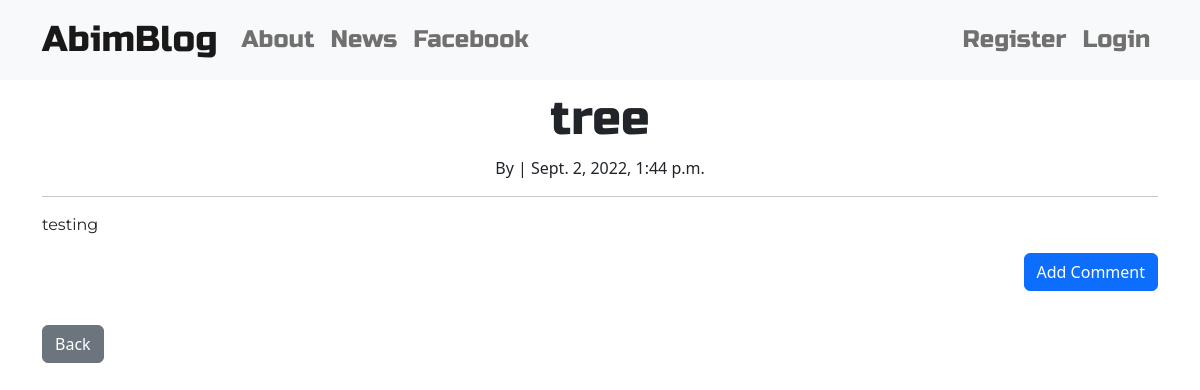
Page /post/23/ on the committed database.
### blog/models.py (models this page shows, shortened)
class Post(models.Model):
    title = models.CharField(max_length=200)
    title_tag = models.CharField(max_length=200)
    author = models.ForeignKey(User, on_delete=models.CASCADE)
    body = models.TextField()
    category = models.CharField(max_length=200, default='Uncategorized')
    created = models.DateTimeField(auto_now_add=True)
    pub_date = models.DateTimeField(null=True, blank=True)
    updated = models.DateTimeField(auto_now=True)

### blog/views.py (the view)
# urls.py: path('post/<str:pk>/', views.PostDetailView.as_view(), name='post-detail'),
class PostDetailView(DetailView):
    model = Post
    template_name = 'blog/post_detail.html'

### blog/templates/blog/post_detail.html (shortened to what this page needs)
{% extends 'base.html' %}
{% block content %}
<div class="loader">
    <h1 class="posttitle">{{post.title}}</h1>
    <div class="date postdate">
        <span>By {{post.author.last_name}} {{post.author.first_name}} | {{post.created}}</span>
    </div>
    <hr>
    <p class="postcontent">{{post.body|safe}}</p>
    <a class="btn btn-primary btn-comment" href="#">Add Comment</a>
</div>
<br><br><br>
<a class="content btn btn-secondary" href="{% url 'home' %}">Back</a>
{% endblock %}

### blog/static/blog/css/style.css (style rules this page uses)
.postdate { text-align: center; }
.posttitle { font-family: 'Russo One', sans-serif; font-size: 3em; text-align: center; }
.postcontent { font-family: 'Montserrat'; font-size: 1em; }
.btn-comment { position: absolute; right: 0px; }
.loader { filter:hue-rotate(0deg); color:linear-gradient(45deg,#0f8,#08f); animation:hue 10000ms infinite linear; }

### rows in the picture
Post: title "tree", created "Sept. 2, 2022, 1:44 p.m.", body "testing"
